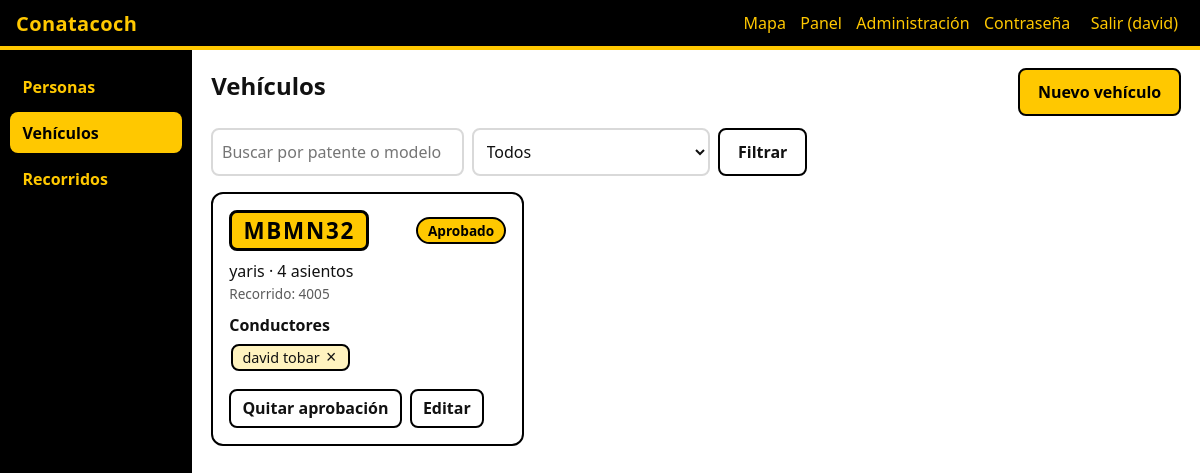
Page /panel/vehiculos/ (signed in) on the committed database.
### transporte/models.py (models this page shows, shortened)
class Vehiculo(models.Model):
    patente = models.CharField(max_length=10, unique=True)
    modelo = models.CharField(max_length=60)
    capacidad = models.PositiveSmallIntegerField(default=4)
    recorrido = models.ForeignKey(Recorrido, on_delete=models.PROTECT, related_name="vehiculos")
    aprobado = models.BooleanField(default=False, help_text="Lo revisa el representante antes de ser público")
    conductores = models.ManyToManyField(settings.AUTH_USER_MODEL, blank=True, related_name="vehiculos_asignados",
                                         limit_choices_to={"perfil__rol": "conductor"},
                                         help_text="Conductores autorizados a manejar este vehículo")

class Recorrido(models.Model):
    nombre = models.CharField(max_length=120)
    geometria = models.JSONField(default=list, help_text="Lista de puntos [[lat, lng], ...] sobre las calles")
    tarifa = models.PositiveIntegerField(default=0)
    tarifa_actualizada = models.DateField(null=True, blank=True)
    representante = models.ForeignKey(settings.AUTH_USER_MODEL, null=True, blank=True,
                                      on_delete=models.SET_NULL, related_name="recorridos")
    activo = models.BooleanField(default=True)

### transporte/panel.py (the view)
# urls.py: path("panel/vehiculos/", panel.vehiculos, name="panel_vehiculos"),
@gestor_requerido
def vehiculos(request):
    qs = vehiculos_visibles(request.user)
    pendientes = qs.filter(aprobado=False).count()
    q = request.GET.get("q", "").strip()
    estado = request.GET.get("estado", "")
    if q:
        qs = qs.filter(Q(patente__icontains=q.replace(" ", "")) | Q(modelo__icontains=q))
    if estado == "pendientes":
        qs = qs.filter(aprobado=False)
    conductores = list(perfiles_visibles(request.user).filter(rol=COND))
    lista = list(qs.order_by("aprobado", "patente"))
    for v in lista:
        v.asignados = list(v.conductores.all())
        ya = {u.pk for u in v.asignados}
        v.disponibles = [p for p in conductores if p.usuario_id not in ya]
    return render(request, "panel/vehiculos.html", _ctx(
        request, "vehiculos", vehiculos=lista, q=q, estado=estado, pendientes=pendientes))

### transporte/panel.py (called while the page is built)
def rol_de(user):
    if user.is_superuser:
        return ADMIN
    return getattr(getattr(user, "perfil", None), "rol", "")

def gestor_requerido(view):
    @wraps(view)
    def inner(request, *a, **kw):
        if not request.user.is_authenticated:
            return redirect_to_login(request.get_full_path())
        if rol_de(request.user) not in (ADMIN, REPR):
            return redirect("mapa")
        return view(request, *a, **kw)
    return inner

def vehiculos_visibles(user):
    qs = Vehiculo.objects.select_related("recorrido").prefetch_related("conductores")
    return qs if rol_de(user) == ADMIN else qs.filter(recorrido__representante=user)

def perfiles_visibles(user):
    qs = Perfil.objects.select_related("usuario", "representante")
    return qs if rol_de(user) == ADMIN else qs.filter(rol=COND, representante=user)

def _ctx(request, seccion, **extra):
    return {"seccion": seccion, "es_admin": rol_de(request.user) == ADMIN, **extra}

### transporte/templates/panel/vehiculos.html (shortened to what this page needs)
{% extends "panel/base_panel.html" %}
{% block panel %}
<div class="cab"><h1>Vehículos</h1><a class="btn" href="{% url 'panel_vehiculo_nuevo' %}">Nuevo vehículo</a></div>
<form class="filtros" method="get">
  <input name="q" value="{{ q }}" placeholder="Buscar por patente o modelo" aria-label="Buscar por patente o modelo">
  <select name="estado" aria-label="Filtrar por estado">
    <option value="">Todos</option><option value="pendientes"{% if estado == 'pendientes' %} selected{% endif %}>Pendientes de aprobación</option>
  </select>
  <button class="btn sec" type="submit">Filtrar</button>
</form>
<div class="tarjetas">
{% for v in vehiculos %}
  <article class="tarjeta">
    <header>
      <span class="patente">{{ v.patente }}</span>
      <span class="badge {% if v.aprobado %}ok{% else %}pend{% endif %}">{% if v.aprobado %}Aprobado{% else %}Pendiente{% endif %}</span>
    </header>
    <p>{{ v.modelo }} · {{ v.capacidad }} asientos<br><span class="helptext">Recorrido: {{ v.recorrido.nombre }}</span></p>
    <b>Conductores</b>
    <div class="tags">
      {% for u in v.asignados %}
      <form method="post" action="{% url 'panel_vehiculo_conductor' v.pk %}" class="tag-form">{% csrf_token %}
        <span class="tag">{{ u.first_name|default:u.username }}<button aria-label="Quitar a {{ u.first_name|default:u.username }}" title="Quitar">×</button></span>
      </form>
      {% empty %}<span class="helptext">Sin conductores asignados</span>{% endfor %}
    </div>
    <footer class="fila-acciones">
      <form method="post" action="{% url 'panel_vehiculo_aprobar' v.pk %}">{% csrf_token %}<button class="btn {% if v.aprobado %}sec{% endif %}">{% if v.aprobado %}Quitar aprobación{% else %}Aprobar{% endif %}</button></form>
      <a class="btn sec" href="{% url 'panel_vehiculo_editar' v.pk %}">Editar</a>
    </footer>
  </article>
{% empty %}
  <p>No hay vehículos que mostrar.</p>
{% endfor %}
</div>
{% endblock %}

### transporte/templates/base.html (shortened to what this page needs)
{% load static %}<!doctype html>
<html lang="es">
<head>
<link rel="stylesheet" href="{% static 'transporte/app.css' %}">
</head>
<body>
<header class="top">
  <a class="marca" href="{% url 'mapa' %}">Conatacoch</a>
  <nav>
    <a href="{% url 'mapa' %}">Mapa</a>
    {% if user.is_authenticated %}
      {% if user.is_superuser or user.perfil.rol == 'admin' or user.perfil.rol == 'representante' %}<a href="{% url 'panel' %}">Panel</a>{% endif %}
      {% if user.is_staff %}<a href="{% url 'admin:index' %}">Administración</a>{% endif %}
      <a href="{% url 'cambiar_clave' %}">Contraseña</a>
      <form method="post" action="{% url 'logout' %}" style="display:inline">{% csrf_token %}<button class="link">Salir ({{ user.first_name|default:user.username }})</button></form>
    {% else %}
      <a href="{% url 'login' %}">Ingresar</a>
      <a href="{% url 'registro' %}">Crear cuenta</a>
    {% endif %}
  </nav>
</header>
<main>{% block contenido %}{% endblock %}</main>
</body>
</html>

### transporte/static/transporte/app.css (style rules this page uses)
:root { --negro:#000;--amarillo:#FFC800;--amarillo-suave:#FFF3BF;--blanco:#fff;--gris:#5b5b5b;--borde:#d9d9d9;--ok:#1b7a3e;--mal:#b3261e }
* { box-sizing:border-box }
html,body { height:100%;margin:0 }
body { font-family:system-ui,-apple-system,"Segoe UI",Roboto,sans-serif;background:var(--blanco);color:#111;display:flex;flex-direction:column }
a { color:inherit }
.top { background:var(--negro);color:var(--amarillo);display:flex;align-items:center;gap:1rem;padding:.6rem 1rem;border-bottom:4px solid var(--amarillo) }
.top .marca { font-weight:800;font-size:1.25rem;letter-spacing:.02em;text-decoration:none;margin-right:auto }
.top nav { display:flex;gap:.9rem;align-items:center;flex-wrap:wrap }
.top a,.top button.link { color:var(--amarillo);background:none;border:0;font:inherit;cursor:pointer;text-decoration:none }
main { flex:1;min-height:0;display:flex;flex-direction:column }
.btn { display:inline-block;background:var(--amarillo);color:#000;border:2px solid #000;border-radius:8px;padding:.7rem 1.1rem;font:inherit;font-weight:700;cursor:pointer;text-decoration:none }
.btn.sec { background:var(--blanco);color:inherit }
.helptext { color:var(--gris);font-size:.85rem }
.panel-main h1 { margin:.2rem 0 1rem }
.cab { display:flex;justify-content:space-between;align-items:center;gap:1rem;flex-wrap:wrap }
.filtros { display:flex;gap:.5rem;flex-wrap:wrap;margin:.6rem 0 1rem }
.filtros input,.filtros select,.formulario input:not([type=checkbox]):not([type=file]),.formulario select,.agregar select { padding:.55rem;border:2px solid var(--borde);border-radius:8px;font:inherit;background:var(--blanco);color:inherit }
.badge { display:inline-block;padding:.15rem .6rem;border-radius:999px;border:2px solid #000;font-size:.85rem;font-weight:700;background:var(--blanco) }
.badge.rol-conductor,.badge.ok { background:var(--amarillo);color:#000 }
.tag { display:inline-flex;align-items:center;gap:.3rem;padding:.15rem .6rem;border:2px solid #000;border-radius:8px;margin:.1rem;font-size:.9rem;background:var(--amarillo-suave) }
.tag button { background:none;border:0;font-size:1.1rem;line-height:1;cursor:pointer;color:inherit;padding:0 .1rem }
.fila-acciones { display:flex;gap:.5rem;flex-wrap:wrap;align-items:center }
.fila-acciones .btn { padding:.4rem .7rem }
.fila-acciones form { margin:0 }
.tarjetas { display:grid;grid-template-columns:repeat(auto-fill,minmax(19rem,1fr));gap:1rem }
.tarjeta { border:2px solid #000;border-radius:12px;padding:1rem;background:var(--blanco);display:flex;flex-direction:column;gap:.4rem }
.tarjeta header { display:flex;justify-content:space-between;align-items:center }
.tarjeta p { margin:.2rem 0 }
.patente { font-size:1.4rem;font-weight:800;letter-spacing:.08em;background:var(--amarillo);color:#000;border:3px solid #000;border-radius:8px;padding:.1rem .7rem }
.tag-form { display:inline;margin:0 }
.tarjeta footer { margin-top:auto;padding-top:.6rem }

### rows in the picture
Vehiculo: patente "MBMN32", aprobado "Aprobado", modelo "yaris", capacidad "4", recorrido.nombre "4005"

### other values in the picture
{{ user.first_name|default:user.username }} "david"
{{ u.first_name|default:u.username }} "david tobar"
